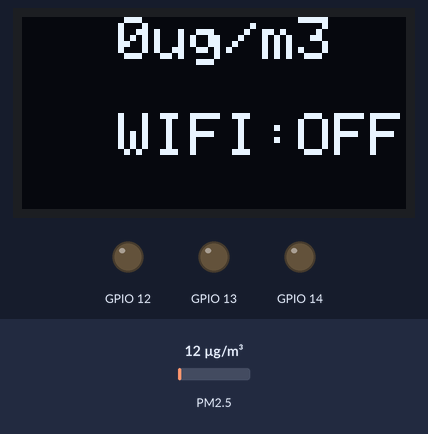
Bench run of a program on a simulated ESP32. Parts: 128×64 one-colour display, output pins drawn as LEDs (lit = HIGH). The inputs (shaded band) are chosen by the test bench; at power-on: PM2.5 12 µg/m³. The display library's start-up logo is not drawn; storage starts empty; what the program prints to the serial monitor is not drawn.

Above: at 3.7 s.
3.8 s: PM2.5 set to 6 µg/m³
At 4.9 s:
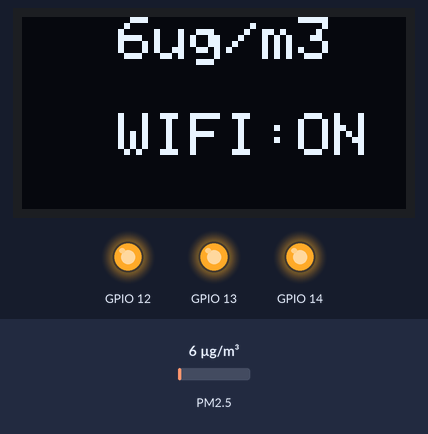
5.8 s: PM2.5 set to 75 µg/m³
At 7.4 s:
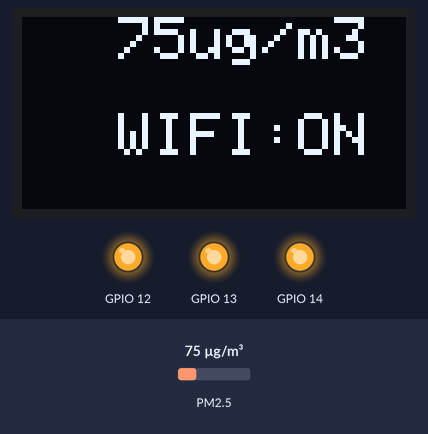
8.1 s: PM2.5 set to 150 µg/m³
At 9.8 s:
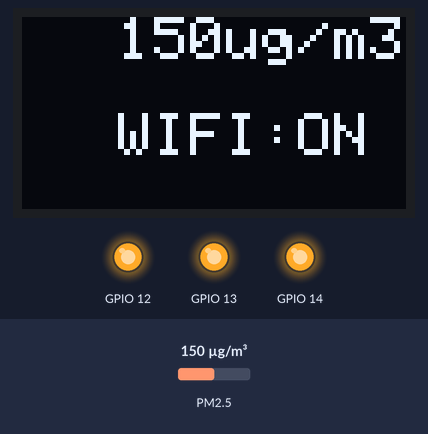
Timing chart, 0 to 11.3 s (numbered marks = the images above; inputs shaded):
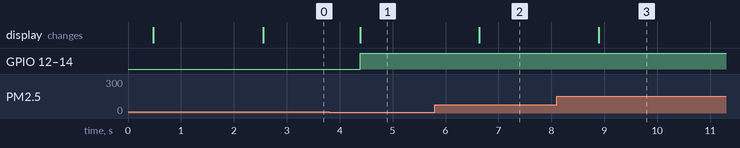

Measured:
- after the input at 3.8 s, the display: changes after 0.59 s (image 1)
- after the input at 5.8 s, the display: changes after 0.84 s (image 2)
- after the input at 8.1 s, the display: changes after 0.79 s (image 3)

The program:

main.cpp
```cpp
#include <Arduino.h>
#include <Esp.h> //Necessaire device id

#include <SPI.h>
#include <WiFi.h>
#include <WiFiClient.h>
#include <WebServer.h>
#include "config.h"
#include "WifiManager.h"
#include "RevolvairWebServer.h"
#include "FlashFileReader.h"
#include "PMSReader.h"
#include "AqhiScale.h"
#include "RGBLedManager.h"
#include "Screen.h"

WifiManager wifiManager;
RevolvairWebServer revolvairWebServer;
FlashFileReader flashFileReader;
PMSReader pmsreader;
AqhiScale aqhiscale;
RGBLedManager ledManager;
Screen screen;

int pms1;
int pms2p5;
int pms10;

String macId;
String deviceId;

void setup()
{
  Serial.begin(115200);
  Serial1.begin(9600);
  deviceId = String(ESP.getEfuseMac());
  macId = String(WiFi.macAddress());
  Serial.println("ESP-32 Dev Module Device Id Is:");
  Serial.println(deviceId);
  Serial.println("ESP-32 Dev Module Mac Address Is:");
  Serial.println(macId);

  wifiManager.Setup(ssid, password);
  revolvairWebServer.Setup();
  flashFileReader.Setup();
  pmsreader.Setup();
  aqhiscale.Setup();
  ledManager.Setup();
  screen.Setup();
}

void loop()
{
  if (WiFi.status() != WL_CONNECTED)
  {
    screen.Loop(0, WiFi.status());
    wifiManager.wifiConnect();
    aqhiscale.Setup();
  }
  else
  {
    pmsreader.Loop();
    pms1 = pmsreader.GetData1p0();
    pms2p5 = pmsreader.GetData2p5();
    pms10 = pmsreader.GetData10p0();
    revolvairWebServer.Loop(pms2p5,
      aqhiscale.GetLabel(pms2p5),
      aqhiscale.GetColor(pms2p5),
      aqhiscale.GetHealthEffect(pms2p5),
      aqhiscale.GetNote(pms2p5),
      macId, deviceId,
      wifiManager.getSSID(),
      wifiManager.getRSSI());
    screen.Loop(pms2p5, WiFi.status());
    ledManager.SetRGB(ledManager.ConvertToRGB(aqhiscale.GetColor(pms2p5)));
  }
}
```

config.h
```cpp
/* WiFi */
const char *ssid = "ArduinoSDST";
const char *password = "arduinoSDSTP";
```
